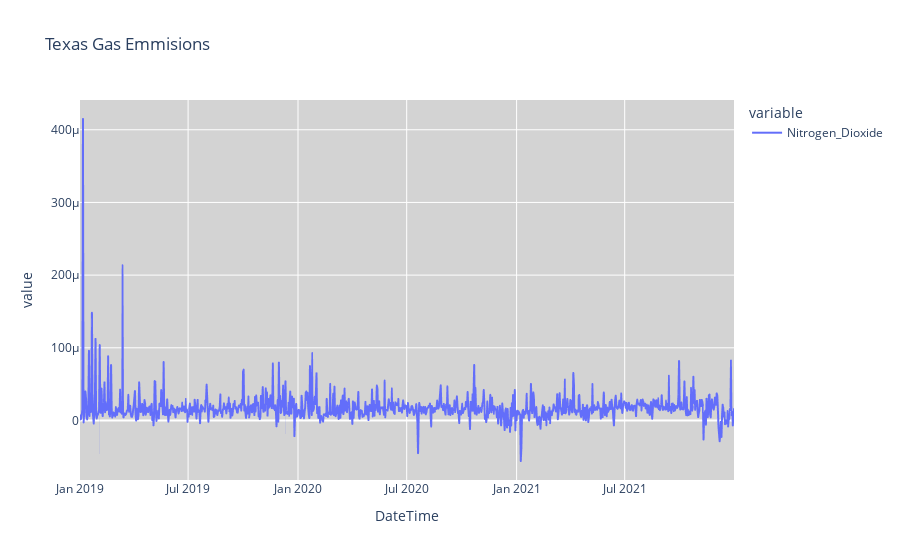

The notebook cell saved with this chart:
### Code cell
#plotting Texas gas info over time
fig = px.line(texas_df , x=texas_df.index, y= ["Nitrogen_Dioxide"], title="Texas Gas Emmisions")
fig.layout.plot_bgcolor = '#D3D3D3'
fig.show()

### Figure 1 — Plotly figure (JSON) as saved in the notebook; plotly's stock layout.template omitted (floating-point values rounded to 4 significant figures; data arrays with more than 128 entries replaced by an {"elided": "..."} marker saying what was removed)
{"data": [{"hovertemplate": "variable=Nitrogen_Dioxide<br>DateTime=%{x}<br>value=%{y}<extra></extra>", "legendgroup": "Nitrogen_Dioxide", "line": {"color": "#636efa", "dash": "solid"}, "marker": {"symbol": "circle"}, "mode": "lines", "name": "Nitrogen_Dioxide", "showlegend": true, "type": "scattergl", "x": {"elided": "1086 str values"}, "xaxis": "x", "y": {"elided": "1086 float values"}, "yaxis": "y"}], "layout": {"legend": {"title": {"text": "variable"}, "tracegroupgap": 0}, "plot_bgcolor": "#D3D3D3", "title": {"text": "Texas Gas Emmisions"}, "xaxis": {"anchor": "y", "domain": [0, 1], "title": {"text": "DateTime"}}, "yaxis": {"anchor": "x", "domain": [0, 1], "title": {"text": "value"}}}}
